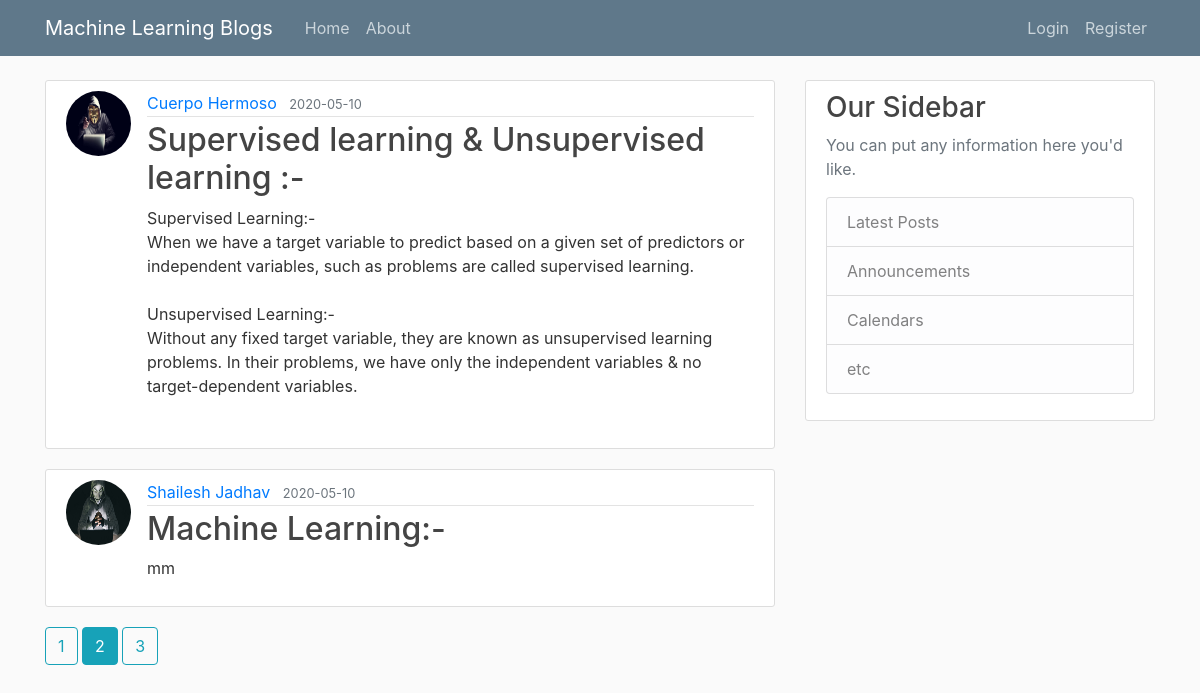
The page /home?page=2 on the database as committed earlier.
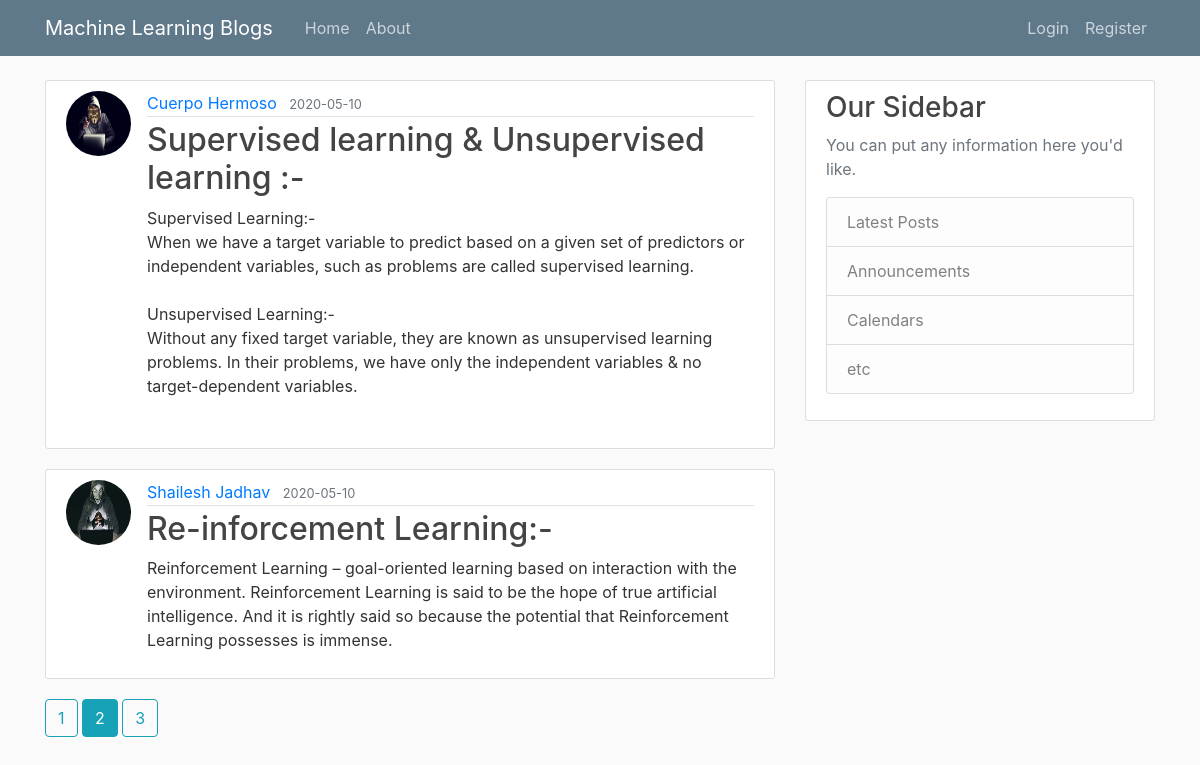
The same page on the database as committed later.
### Flaskblog/models.py (models this page shows, shortened)
class Post(db.Model):
    id = db.Column(db.Integer, primary_key=True)
    title = db.Column(db.String(100), nullable=False)
    date_posted = db.Column(db.DateTime, nullable=False, default=datetime.utcnow)
    content = db.Column(db.Text, nullable=False)
    user_id = db.Column(db.Integer, db.ForeignKey('user.id'), nullable=False)

class User(db.Model, UserMixin):
    id = db.Column(db.Integer, primary_key=True)
    username = db.Column(db.String(20), unique=True, nullable=False)
    email = db.Column(db.String(120), unique=True, nullable=False)
    image_file = db.Column(db.String(20), nullable=False, default='User2.jpg')
    password = db.Column(db.String(60), nullable=False)
    posts = db.relationship('Post', backref='author', lazy=True)

### Flaskblog/route.py (the view)
@app.route("/")
@app.route("/home")
def home():
    page =request.args.get('page', 1, type=int)
    posts = Post.query.paginate(page=page, per_page=2)
    return render_template('home.html', posts=posts)

### Flaskblog/templates/home.html
{% extends "layout.html" %}
{% block content %}
    {% for post in posts.items %}
        <article class="media content-section">
          <img class="rounded-circle article-img" src="{{ url_for('static', filename='profile_pics/' + post.author.image_file) }}">
          <div class="media-body">
            <div class="article-metadata">
              <a class="mr-2" href="#">{{ post.author.username }}</a>
              <small class="text-muted">{{ post.date_posted.strftime('%Y-%m-%d') }}</small>
            </div>
            <h2><a class="article-title" href="{{ url_for('post', post_id=post.id) }}">{{ post.title }}</a></h2>
            <p class="article-content">{{ post.content }}</p>
          </div>
        </article>
    {% endfor %}
    {% for page_num in posts.iter_pages(left_edge=1, right_edge=1, left_current=1, right_current=2) %}
        {% if page_num %}
          {% if posts.page == page_num %}
            <a class="btn btn-info mb-4" href="{{ url_for('home', page=page_num) }}">{{ page_num }}</a>
          {% else %}
            <a class="btn btn-outline-info mb-4" href="{{ url_for('home', page=page_num) }}">{{ page_num }}</a>
          {% endif %}
        {% else %}
            ...
        {% endif %}
      {% endfor %}
{% endblock content %}

### Flaskblog/templates/layout.html (shortened to what this page needs)
<!DOCTYPE html>
<html>
<head>
    <link rel="stylesheet" href="https://maxcdn.bootstrapcdn.com/bootstrap/4.0.0/css/bootstrap.min.css">
    <link rel="stylesheet" type="text/css" href="{{ url_for('static', filename='main.css') }}">
</head>
<body>
    <header class="site-header">
      <nav class="navbar navbar-expand-md navbar-dark bg-steel fixed-top">
        <div class="container">
          <a class="navbar-brand mr-4" href="/">Machine Learning Blogs</a>
          <div class="collapse navbar-collapse" id="navbarToggle">
            <div class="navbar-nav mr-auto">
              <a class="nav-item nav-link" href="{{ url_for('home') }}">Home</a>
              <a class="nav-item nav-link" href="{{ url_for('about') }}">About</a>
            </div>
            <div class="navbar-nav">
              {% if current_user.is_authenticated %}
                <a class="nav-item nav-link" href="{{ url_for('new_post') }}">New Post</a>
                <a class="nav-item nav-link" href="{{ url_for('account') }}">Account</a>
                <a class="nav-item nav-link" href="{{ url_for('logout') }}">Logout</a>
              {% else %}
                <a class="nav-item nav-link" href="{{ url_for('login') }}">Login</a>
                <a class="nav-item nav-link" href="{{ url_for('register') }}">Register</a>
              {% endif %}
            </div>
          </div>
        </div>
      </nav>
    </header>
    <main role="main" class="container">
      <div class="row">
        <div class="col-md-8">
        {% block content %}{% endblock %}
        </div>
        <div class="col-md-4">
          <div class="content-section">
            <h3>Our Sidebar</h3>
            <p class='text-muted'>You can put any information here you'd like.
              <ul class="list-group">
                <li class="list-group-item list-group-item-light">Latest Posts</li>
                <li class="list-group-item list-group-item-light">Announcements</li>
                <li class="list-group-item list-group-item-light">Calendars</li>
                <li class="list-group-item list-group-item-light">etc</li>
              </ul>
            </p>
          </div>
        </div>
      </div>
    </main>
</body>
</html>

### Flaskblog/static/main.css (style rules this page uses)
body { background: #fafafa; color: #333333; margin-top: 5rem; }
h1, h2, h3, h4, h5, h6 { color: #444444; }
.bg-steel { background-color: #5f788a; }
.site-header .navbar-nav .nav-link { color: #cbd5db; }
.content-section { background: #ffffff; padding: 10px 20px; border: 1px solid #dddddd; border-radius: 3px; margin-bottom: 20px; }
.article-title { color: #444444; }
.article-content { white-space: pre-line; }
.article-img { height: 65px; width: 65px; margin-right: 16px; }
.article-metadata { padding-bottom: 1px; margin-bottom: 4px; border-bottom: 1px solid #e3e3e3 }

Rows that differ between the two databases and show on the page:
changed Post "Shailesh Jadhav": title "Machine Learning:-" → "Re-inforcement Learning:-"; content "mm" → "Reinforcement Learning – goal-oriented learning based on interaction with the environment. Reinforcement Learning is said to be the hope of true artificial intelligence. And it is rightly said so because the potential that Reinforcement Learning possesses is immense."
